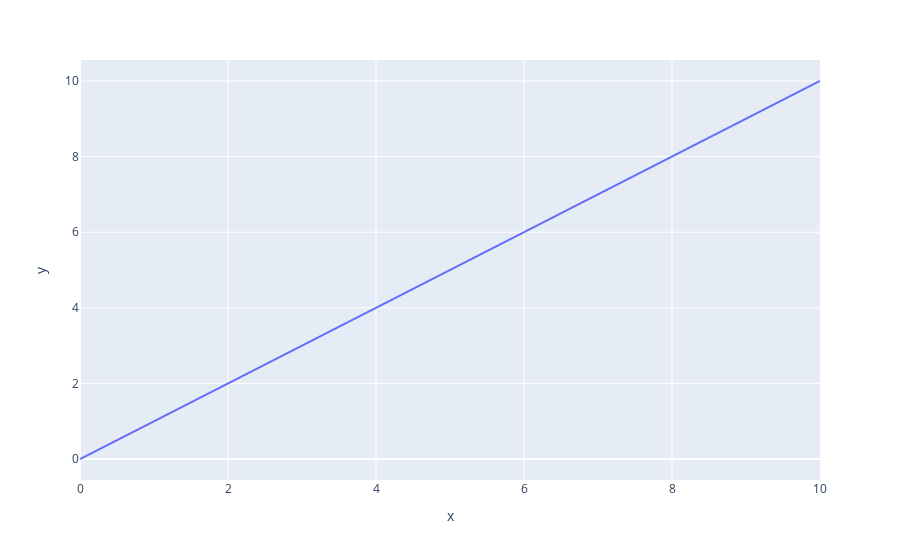

Notebook cell for this chart:
### Code cell
x = [0, 10]
y = [0, 10]
fig = px.line(x=x, y=y)
fig.show()

### Figure 1 — Plotly figure (JSON) as saved in the notebook; plotly's stock layout.template omitted (floating-point values rounded to 4 significant figures)
{"data": [{"hoverlabel": {"namelength": 0}, "hovertemplate": "x=%{x}<br>y=%{y}", "legendgroup": "", "line": {"color": "#636efa", "dash": "solid"}, "mode": "lines", "name": "", "showlegend": false, "type": "scatter", "x": [0, 10], "xaxis": "x", "y": [0, 10], "yaxis": "y"}], "layout": {"autosize": true, "legend": {"tracegroupgap": 0}, "margin": {"t": 60}, "xaxis": {"anchor": "y", "autorange": true, "domain": [0, 1], "range": [0, 10], "title": {"text": "x"}, "type": "linear"}, "yaxis": {"anchor": "x", "autorange": true, "domain": [0, 1], "range": [-0.5556, 10.56], "title": {"text": "y"}, "type": "linear"}}}
